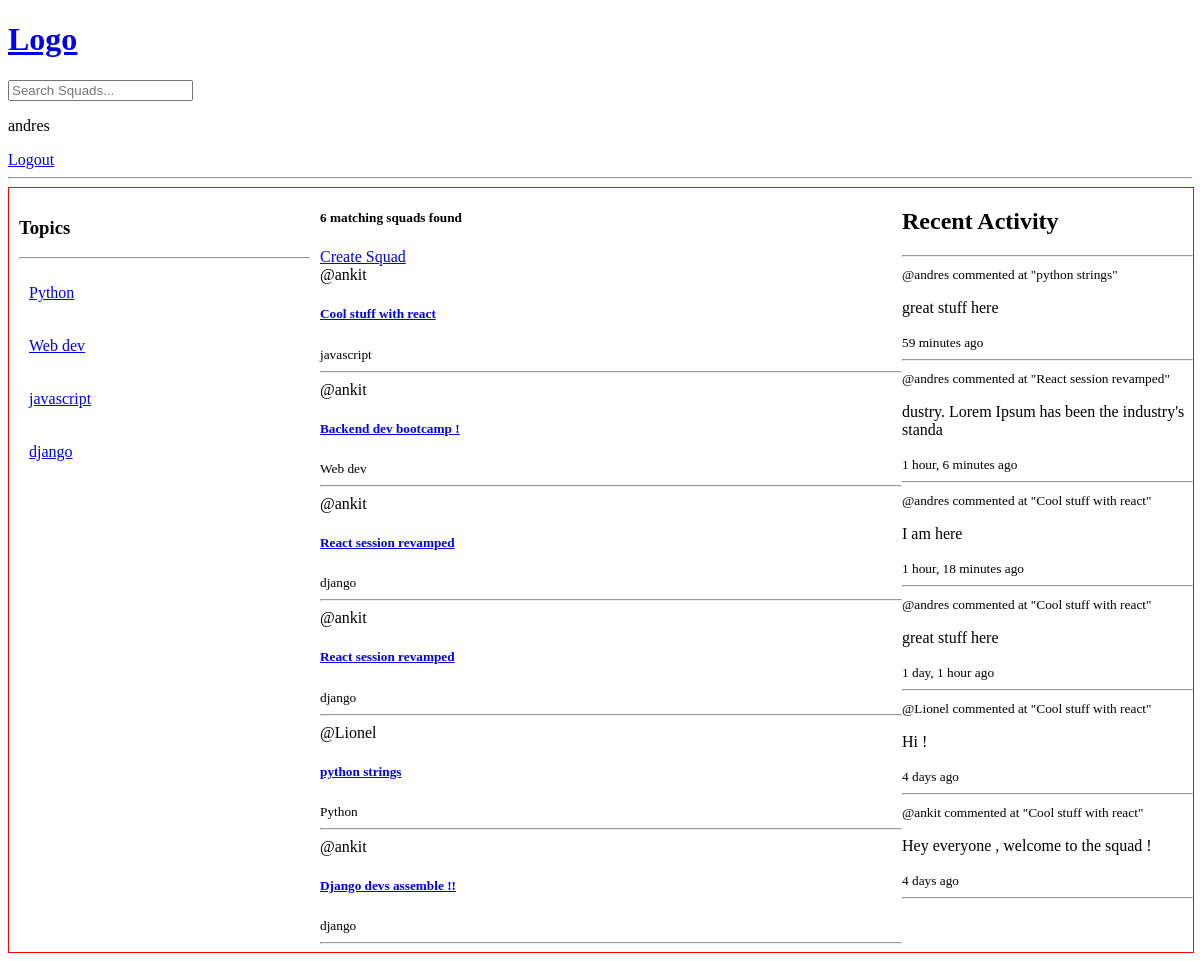
The page / (signed in) on the database its author committed.
### base/models.py (models this page shows, shortened)
class Topic(models.Model) :
    name = models.CharField(max_length=200)

class Squad(models.Model):
    host  = models.ForeignKey(User , on_delete = models.SET_NULL , null=True)
    topic  = models.ForeignKey(Topic , on_delete=models.SET_NULL , null=True)
    name = models.CharField(max_length=200)
    description = models.TextField(null = True , blank = True)
    squadMembers = models.ManyToManyField(User , related_name = "squadMembers" , blank = True)
    updated = models.DateTimeField(auto_now = True)
    created = models.DateTimeField(auto_now_add = True)
    class Meta:
        ordering = ['-updated' , '-created']
    def __str__(self):
        return self.name

class Message(models.Model):
    user = models.ForeignKey(User , on_delete=models.CASCADE)
    squad = models.ForeignKey(Squad , on_delete = models.CASCADE)
    body = models.TextField()
    updated = models.DateTimeField(auto_now  = True)
    created = models.DateTimeField(auto_now_add=True)
    def __str__(self):
        return self.body[0:50]

### base/views.py (the view)
# urls.py: path('', views.home, name="home"),
def home(request):
    q = request.GET.get('q') if request.GET.get('q') != None else ''
    squads = Squad.objects.filter(
        Q(topic__name__icontains=q) |
        Q(name__icontains=q) |
        Q(description__icontains=q)
    )
    topics = Topic.objects.all()
    squad_count = squads.count()
    recent_feed = Message.objects.all().order_by(
        '-created').filter(Q(squad__topic__name__icontains=q))[:10]
    context = {"squads": squads, "topics": topics,
               "squad_count": squad_count, "recent_feed": recent_feed}
    return render(request, 'base/home.html', context)

### base/templates/base/home.html (shortened to what this page needs)
{% extends 'main.html' %} {% block content %}
<div class="home-container">
  <div class="side-bar">{% include 'base/topics-component.html' %}</div>
  <div class="squads-container">
    <h5>{{ squad_count }} matching squads found</h5>
    <a href="{% url 'create-squad' %}"> Create Squad </a>
    {% include 'base/feed-component.html' %}
  </div>
  <div class="recent-activity-container">
    {% include 'base/recent-feed-component.html' %}
  </div>
</div>
{% endblock content %}

### templates/navbar.html
<a href="/">
  <h1>Logo</h1>
</a>
<form method="GET" action="{% url 'home' %}">
  <input type="text" name="q" placeholder="Search Squads... " />
</form>
{% if request.user.is_authenticated %}
<p>{{ request.user.username }}</p>
<a href="{% url 'logout' %}">Logout</a>
{% else %}
<a href="{% url 'login' %}">Login</a>
<a href="{% url 'register' %}">Register</a>
{% endif %}
<hr />

### base/templates/base/topics-component.html
<h3>Topics</h3>
<hr />
<div>
  {% for topic in topics %}
  <div class="single-topic">
    <a href=" {% url 'home'  %}?q={{topic.name}} ">{{ topic.name }}</a>
  </div>
  {% endfor %}
</div>

### base/templates/base/feed-component.html (shortened to what this page needs)
<div>
  {% for squad in squads %}
  <div>
    <span>@{{squad.host.username}}</span>
    <a href="{% url 'squad' squad.id %}">
      <h5>{{ squad.name }}</h5>
    </a>
    <small>{{ squad.topic.name }}</small>
    <hr />
  </div>
  {% endfor %}
</div>

### base/templates/base/recent-feed-component.html (shortened to what this page needs)
<h2>Recent Activity</h2>
<hr />
<div class="recent-feeds-container">
  {% for feed in recent_feed %}
  <a class="single-feed" href="{% url 'squad' feed.squad.id %}">
    <small>@{{ feed.user }} </small>
    <small>commented at "{{ feed.squad }}"</small>
    <p>
      {{ feed }}
    </p>
    <small>{{ feed.created|timesince }} ago</small>
    <hr />
  </a>
  {% endfor %}
</div>

### base/templates/base/home.html (style rules this page uses)
.home-container { display: flex; width: 100%; border: 1px solid red; max-width: 1400px; margin: auto; }
.side-bar { width: 25%; padding: 10px; }
.single-topic { padding: 10px; margin-top: 15px; }
.squads-container { width: 50%; }
.recent-activity-container { width: 25%; }
.single-feed { color: black; text-decoration: none; }

### rows shown on the page
Topic: name "Python"
Topic: name "Web dev"
Topic: name "javascript"
Topic: name "django"
Squad: host.username "ankit", name "Cool stuff with react", topic.name "javascript"
Squad: host.username "ankit", name "Backend dev bootcamp !", topic.name "Web dev"
Squad: host.username "ankit", name "React session revamped", topic.name "django"
Squad: host.username "ankit", name "React session revamped", topic.name "django"
Squad: host.username "Lionel", name "python strings", topic.name "Python"
Squad: host.username "ankit", name "Django devs assemble !!", topic.name "django"
Message: user "andres", squad "python strings", body "great stuff here", created "59 minutes"
Message: user "andres", squad "React session revamped", body "dustry. Lorem Ipsum has been the industry's standa", created "1 hour, 6 minutes"
Message: user "andres", squad "Cool stuff with react", body "I am here", created "1 hour, 18 minutes"
Message: user "andres", squad "Cool stuff with react", body "great stuff here", created "1 day, 1 hour"
Message: user "Lionel", squad "Cool stuff with react", body "Hi !", created "4 days"
Message: user "ankit", squad "Cool stuff with react", body "Hey everyone , welcome to the squad !", created "4 days"

### other values the page prints
{{ request.user.username }} "andres"
{{ squad_count }} "6"
